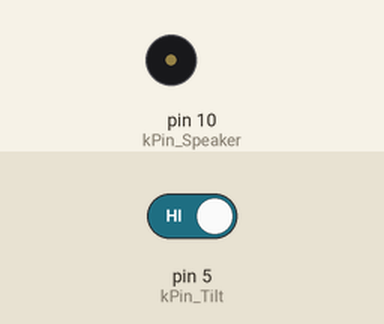
Recording of a sketch running on a simulated Arduino Uno, built with avr-gcc and run on an emulated ATmega328P. On the bench: buzzer (waves = sounding). The test bench sets the inputs (shaded band); at power-on: pin 5 (kPin_Tilt) HIGH.

Above: at 1.2 s.
1.3 s: pin 5 (kPin_Tilt) driven LOW
At 1.92 s:
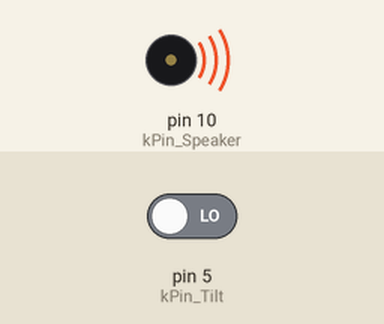
4.3 s: pin 5 (kPin_Tilt) driven HIGH
At 5.5 s:
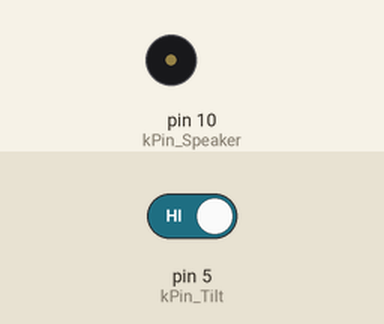
Timing chart, 0 to 7.3 s (numbered marks = the images above; inputs shaded):
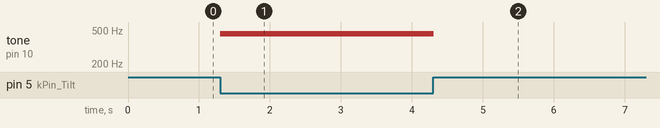

Measured:
- after the input at 1.3 s, tone on pin 10 (kPin_Speaker): silent → 450 Hz at once
- after the input at 4.3 s, tone on pin 10 (kPin_Speaker): 450 Hz → silent at once

The sketch:

7_2_sketch.ino
```cpp
/*
    13518146 - Naufal Prima Yoriko
    EXERCISE 7.2 Hook up a Tilt Sensor and the speaker. Have activating of the tilt sensor
            make an alarm go off.
*/

const int kPin_Tilt = 5;
const int kPin_Speaker = 10;

void setup() {
  pinMode(kPin_Tilt, INPUT);
  pinMode(kPin_Speaker, OUTPUT);

  digitalWrite(kPin_Tilt, HIGH);
}

void loop() {
    if(digitalRead(kPin_Tilt) == LOW){
        ringAlarm();
    }
}

void ringAlarm(){
    for(int i = 450; i < 5000; i = i * 2){
        tone(kPin_Speaker, 450);
        delay(10);
    }
    noTone(kPin_Speaker);
}
```
